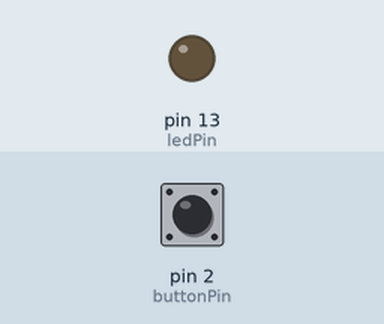
Recording of a sketch running on a simulated Arduino Uno, built with avr-gcc and run on an emulated ATmega328P. On the bench: output pins drawn as LEDs (lit = HIGH). The test bench sets the inputs (shaded band); at power-on: pin 2 (buttonPin) LOW.

Above: at 1.2 s.
1.3 s: pin 2 (buttonPin) pulled HIGH for 0.15 s
At 1.37 s:
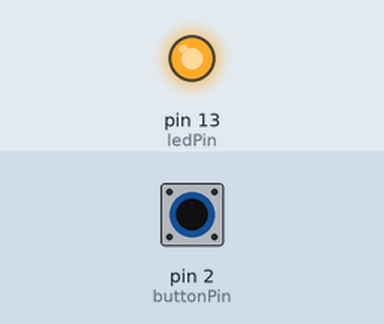
2.9 s: pin 2 (buttonPin) pulled HIGH for 3.2 s
At 6.4 s:
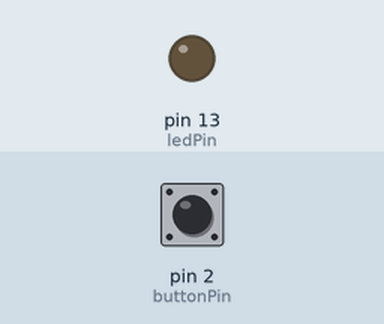
Timing chart, 0 to 7.9 s (numbered marks = the images above; inputs shaded):
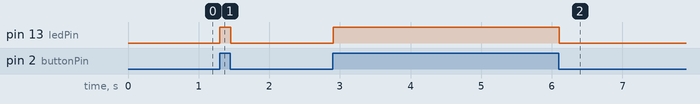

The sketch:

2a_blink_with_button_input.ino
```cpp
// (licence header left out)
// push button switch will be connected to pin 2
const int buttonPin = 2;

// led will be connected to pin 13
const int ledPin = 13;

void setup() {
  // assign the button pin as an INPUT
  pinMode(buttonPin, INPUT);

  // assign the led pin as an OUTPUT
  pinMode(ledPin, OUTPUT);
}

void loop() {
  // read the state of the button (0 or 1)
  int buttonState = digitalRead(buttonPin);

  // turn the led on or off based on the button state
  digitalWrite(ledPin, buttonState);

  // brief delay
  delay(10);
}
```

Measured:
- after the input at 1.3 s, pin 13 (ledPin): LOW → HIGH at once, → LOW 0.15 s later
- after the input at 2.9 s, pin 13 (ledPin): LOW → HIGH at once, → LOW 3.2 s later
